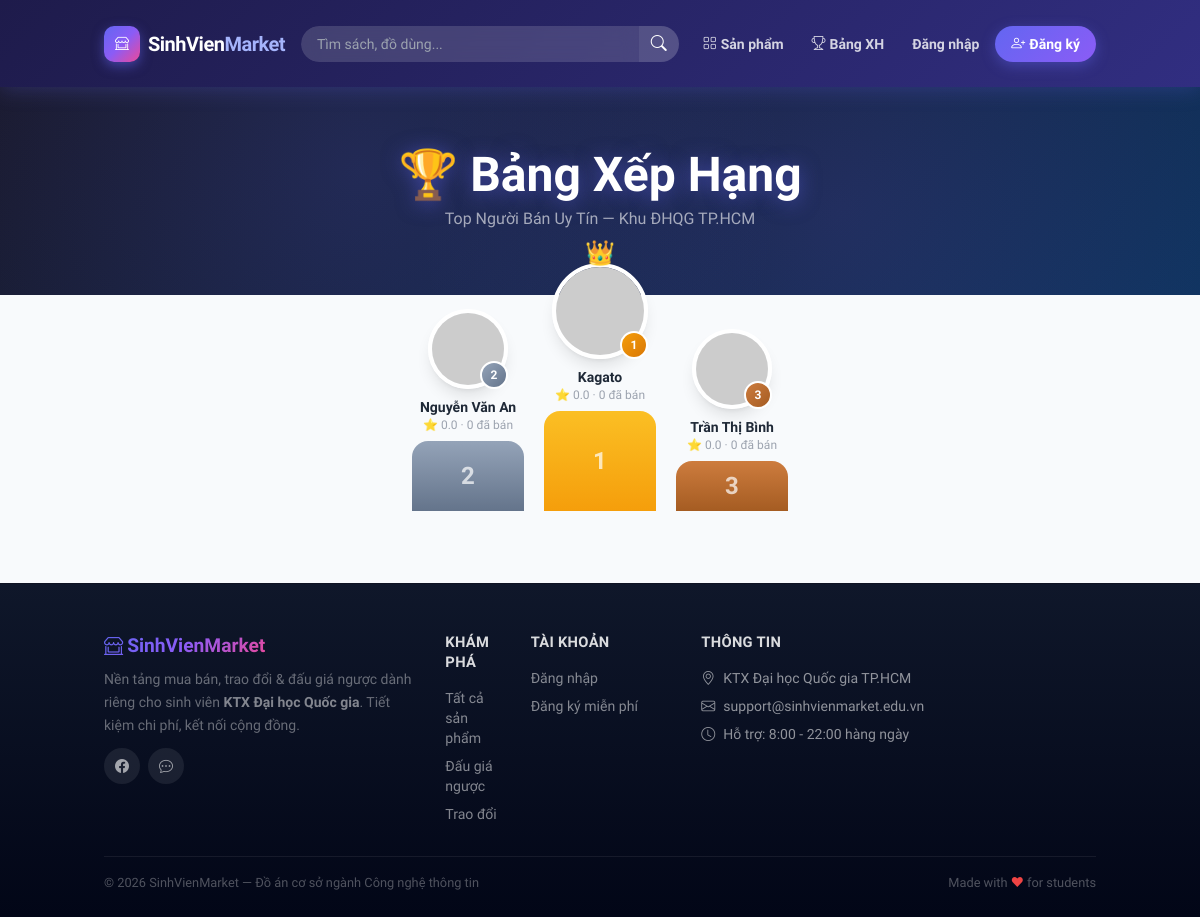
The app's page /leaderboard with its own data.
### tables this page shows
CREATE TABLE `users` (
    `id`         INT UNSIGNED NOT NULL AUTO_INCREMENT,
    `name`       VARCHAR(100) NOT NULL COMMENT 'Họ tên đầy đủ',
    `email`      VARCHAR(150) NOT NULL COMMENT 'Email đăng ký (duy nhất)',
    `password`   VARCHAR(255) NOT NULL COMMENT 'bcrypt hash',
    `phone`      VARCHAR(20)  DEFAULT NULL COMMENT 'Số điện thoại liên hệ',
    `avatar`     VARCHAR(255) DEFAULT NULL COMMENT 'Đường dẫn ảnh đại diện',
    `role`       ENUM('student', 'admin') NOT NULL DEFAULT 'student',
    `is_locked`  TINYINT(1) NOT NULL DEFAULT 0 COMMENT '1 = bị khóa bởi Admin',
    `lock_reason` VARCHAR(255) DEFAULT NULL,
    `locked_at`   TIMESTAMP NULL DEFAULT NULL,
    `locked_until` TIMESTAMP NULL DEFAULT NULL,
     
    `google_id`   VARCHAR(100) NULL UNIQUE COMMENT 'ID từ Google',
    `avatar_url`  VARCHAR(255) NULL COMMENT 'Ảnh đại diện từ Google',
     
    `security_question` VARCHAR(255) DEFAULT NULL,
    `security_answer`   VARCHAR(255) DEFAULT NULL,
    `otp_code`          VARCHAR(255) DEFAULT NULL,
    `otp_expires_at`    TIMESTAMP NULL DEFAULT NULL,
    `is_verified`       TINYINT(1) DEFAULT 0,
    `last_verified_at`  TIMESTAMP NULL DEFAULT NULL,
     
    `university`        VARCHAR(200) DEFAULT NULL COMMENT 'Trường / Khoa',
    `student_id`        VARCHAR(30)  DEFAULT NULL COMMENT 'MSSV (tùy chọn)',
    `dormitory_address` VARCHAR(255) DEFAULT NULL COMMENT 'Ký túc xá / Địa chỉ giao nhận',
    `social_contact`    VARCHAR(255) DEFAULT NULL COMMENT 'Zalo / Facebook liên hệ',
    `bio`               TEXT         DEFAULT NULL COMMENT 'Tiểu sử ngắn',
    `available_time`    VARCHAR(100) DEFAULT NULL COMMENT 'Thời gian online',
     
    `is_student_verified` TINYINT(1) NOT NULL DEFAULT 0 COMMENT '1 = đã xác thực là sinh viên (email edu/ac.vn)',
     
    `twofa_enabled`     TINYINT(1) NOT NULL DEFAULT 0 COMMENT '1 = bật xác minh 2 bước khi đăng nhập',
     
    `coins`         INT UNSIGNED NOT NULL DEFAULT 0 COMMENT 'Số xu hiện có',
    `checkin_streak` INT UNSIGNED NOT NULL DEFAULT 0 COMMENT 'Chuỗi điểm danh liên tiếp',
    `last_checkin`  DATE          DEFAULT NULL COMMENT 'Ngày check-in gần nhất',
     
    `strike_count`  TINYINT UNSIGNED NOT NULL DEFAULT 0 COMMENT 'Số gậy cảnh cáo vi phạm',
    `created_at` TIMESTAMP NOT NULL DEFAULT CURRENT_TIMESTAMP,
    `updated_at` TIMESTAMP NOT NULL DEFAULT CURRENT_TIMESTAMP ON UPDATE CURRENT_TIMESTAMP,
    PRIMARY KEY (`id`),
    UNIQUE KEY `uq_email` (`email`),
    KEY `idx_role` (`role`),
    KEY `idx_is_locked` (`is_locked`),
    KEY `idx_student_verified` (`is_student_verified`)
);

### app/views/leaderboard/index.php (the view, shortened to what the rows shown need)
<div class="container mx-auto px-4 pb-12" style="margin-top:-2rem;position:relative;z-index:2">
  <?php if (count($topSellers) === 0): ?>
    <div class="text-center py-16">
      <div class="text-6xl mb-4">🏪</div>
      <h4 class="text-xl font-bold text-gray-700 dark:text-dark-text mb-2">Chưa có dữ liệu</h4>
      <p class="text-gray-400 mb-4">Hãy là người đầu tiên đăng sản phẩm để lên bảng xếp hạng!</p>
      <a href="<?= $appUrl ?>/products/create"
         class="inline-flex items-center gap-2 px-6 py-2.5 rounded-full bg-primary text-white font-bold text-sm no-underline hover:brightness-110">
        Đăng bán ngay
      </a>
    </div>
  <?php else: ?>
    <?php
      $top3 = array_slice($topSellers, 0, 3);
      $podiumOrder = [];
      if (isset($top3[1])) $podiumOrder[] = ['rank' => 2, 'user' => $top3[1]];
      if (isset($top3[0])) $podiumOrder[] = ['rank' => 1, 'user' => $top3[0]];
      if (isset($top3[2])) $podiumOrder[] = ['rank' => 3, 'user' => $top3[2]];
      $podiumBgs     = [1 => 'linear-gradient(180deg,#fbbf24,#f59e0b)', 2 => 'linear-gradient(180deg,#94a3b8,#64748b)', 3 => 'linear-gradient(180deg,#cd7c3e,#a55c22)'];
      $rankBgs       = [1 => 'linear-gradient(135deg,#f59e0b,#d97706)', 2 => 'linear-gradient(135deg,#94a3b8,#64748b)', 3 => 'linear-gradient(135deg,#cd7c3e,#a55c22)'];
      $avatarSizes   = [1 => 'w-24 h-24', 2 => 'w-20 h-20', 3 => 'w-20 h-20'];
    ?>
    <div class="flex items-end justify-center gap-5 mb-6 px-4">
      <?php foreach ($podiumOrder as $pod):
        $u = $pod['user']; $r = $pod['rank'];
        $avatarSrc = !empty($u['avatar'])
          ? $appUrl.'/users/avatar?id='.(int)$u['id']
          : (!empty($u['avatar_url']) ? htmlspecialchars($u['avatar_url'])
            : 'https://ui-avatars.com/api/?name='.urlencode($u['name']).'&background=6366f1&color=fff&size=96');
      ?>
        <div class="flex flex-col items-center">
          <div class="relative mb-2">
            <?php if ($r === 1): ?>
              <span class="absolute left-1/2 text-2xl" style="top:-26px;transform:translateX(-50%);animation:crownFloat 2s ease-in-out infinite">👑</span>
            <?php endif; ?>
            <img src="<?= $avatarSrc ?>" alt="<?= htmlspecialchars($u['name']) ?>"
                 class="rounded-full object-cover border-4 border-white shadow-lg <?= $avatarSizes[$r] ?>">
            <span class="absolute bottom-0 right-0 w-7 h-7 flex items-center justify-center text-xs font-extrabold text-white rounded-full border-2 border-white"
                  style="background:<?= $rankBgs[$r] ?>">
              <?= $r ?>
            </span>
          </div>
          <div class="font-bold text-sm text-gray-800 dark:text-dark-text max-w-[100px] truncate text-center">
            <?= htmlspecialchars($u['name']) ?>
          </div>
          <div class="text-xs text-gray-400 mb-2">
            ⭐ <?= number_format((float)$u['avg_rating'], 1) ?> · <?= (int)$u['sold_count'] ?> đã bán
          </div>
          <div class="w-28 flex items-center justify-center rounded-t-2xl text-2xl font-black text-white/70"
               style="height:<?= [1=>100,2=>70,3=>50][$r] ?>px;background:<?= $podiumBgs[$r] ?>">
            <?= $r ?>
          </div>
        </div>
      <?php endforeach; ?>
    </div>
  <?php endif; ?>
</div>

### records on screen
users: name "Nguyễn Văn An"
users: name "Kagato"
users: name "Trần Thị Bình"

### other values on screen
$r "2"
$u['avg_rating'] "0.0"
$u['sold_count'] "0"
$r "1"
$r "3"
